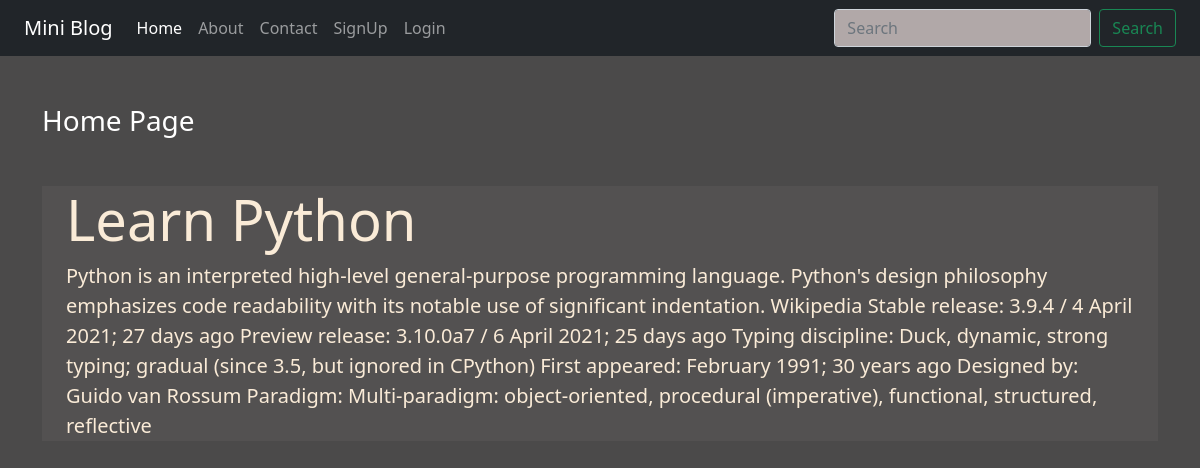
The page / on the database its author committed.
### blog/models.py (models this page shows)
class Post(models.Model):
    title = models.CharField(max_length=150)
    desc = models.TextField()

### blog/views.py (the view)
# urls.py: 2. Add a URL to urlpatterns:  path('', views.home, name='home')
def home(request):
    posts = Post.objects.all()
    return render(request,'blog/home.html',{'posts':posts})

### blog/templates/blog/home.html
{% extends "blog/base.html" %} {% load static %} {% block content %}
<div class="col-sm-10">
    <h3 class="text-white my-5">Home Page</h3>
</div>
{% for post in posts %}
<div class="jumbotron jumbotron-fluid ">
    <div class="container jumbo-color">
        <h1 class="display-4 font-weight-bold">{{post.title}}</h1>
        <p class="lead">{{post.desc}}
        </p>
    </div>
</div>
{% endfor %} {% endblock content %}

### blog/templates/blog/base.html (shortened to what this page needs)
<!DOCTYPE html> {% load static %}
<html lang="en">
<head>
    <link rel="stylesheet" href='{% static "blog/css/all.min.css" %}'>
    <link rel="stylesheet" href='{% static "blog/css/bootstrap.min.css" %}'>
    <link rel="stylesheet" href='{% static "blog/css/style.css" %}'>
</head>
<body>
</body>
<div class="container-fluid bg-dark">
    {% include "blog/navbar.html" %}
</div>
<div class="container">
    <div class="row">
        {% block side %} {% endblock side %} {% block content %} {% endblock content %}
    </div>
</div>
</html>

### blog/templates/blog/navbar.html (shortened to what this page needs)
<nav class="navbar navbar-expand-lg navbar-dark bg-dark">
    <div class="container-fluid">
        <a class="navbar-brand" href="#">Mini Blog</a>
        <div class="collapse navbar-collapse" id="navbarSupportedContent">
            <ul class="navbar-nav me-auto mb-2 mb-lg-0">
                <li class="nav-item">
                    <a class="nav-link active" aria-current="page" href="/">Home</a>
                </li>
                <li class="nav-item">
                    <a class="nav-link " aria-current="page" href="{% url 'about' %}">About</a>
                </li>
                <li class="nav-item">
                    <a class="nav-link" href="{% url 'contact' %}">Contact</a>
                </li>
                {% if request.user.is_authenticated %}
                <li class="nav-item">
                    <a class="nav-link" href="{% url 'dashboard' %}">Dashboard</a>
                </li>
                <li class="nav-item">
                    <a class="nav-link" href="{% url 'logout' %}">Logout</a>
                </li>
                {% else %}
                <li class="nav-item">
                    <a class="nav-link" href="{% url 'signup' %}">SignUp</a>
                </li>
                <li class="nav-item">
                    <a class="nav-link" href="{% url 'login' %}">Login</a>
                </li>
                {% endif %}
        </div>
        <form class="d-flex">
            <input class="form-control me-2" type="search" placeholder="Search" aria-label="Search">
            <button class="btn btn-outline-success" type="submit">Search</button>
        </form>
    </div>
</nav>

### blog/static/blog/css/style.css (style rules this page uses)
body { background-color: rgb(75, 74, 74); color: antiquewhite; }
.form-control { background-color: rgb(177, 168, 168); }
.jumbo-color { background-color: rgb(83, 81, 81); }

### rows shown on the page
Post: title "Learn Python", desc "Python is an interpreted high-level general-purpose programming language. Python's design philosophy emphasizes code readability with its notable use of significant indentation. Wikipedia Stable release: 3.9.4 / 4 April 2021; 27 days ago Preview release: 3.10.0a7 / 6 April 2021; 25 days ago Typing discipline: Duck, dynamic, strong typing; gradual (since 3.5, but ignored in CPython) First appeared: February 1991; 30 years ago Designed by: Guido van Rossum Paradigm: Multi-paradigm: object-oriented, procedural (imperative), functional, structured, reflective"
